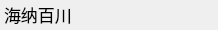
<?xml version="1.0" encoding="UTF-8"?>
<ui version="4.0">
 <class>CrabWordsOnTop</class>
 <widget class="QWidget" name="CrabWordsOnTop">
  <property name="geometry">
   <rect>
    <x>0</x>
    <y>0</y>
    <width>218</width>
    <height>25</height>
   </rect>
  </property>
  <property name="windowTitle">
   <string>CrabWordsOnTop</string>
  </property>
  <layout class="QVBoxLayout" name="verticalLayout">
   <property name="leftMargin">
    <number>2</number>
   </property>
   <property name="topMargin">
    <number>2</number>
   </property>
   <property name="rightMargin">
    <number>2</number>
   </property>
   <property name="bottomMargin">
    <number>2</number>
   </property>
   <item>
    <widget class="QLineEdit" name="lineEdit">
     <property name="enabled">
      <bool>false</bool>
     </property>
     <property name="font">
      <font>
       <family>FZSuXinShiLiuKaiS-R-GB</family>
       <pointsize>13</pointsize>
      </font>
     </property>
     <property name="autoFillBackground">
      <bool>false</bool>
     </property>
     <property name="styleSheet">
      <string notr="true">color:black; background: transparent;</string>
     </property>
     <property name="text">
      <string>海纳百川</string>
     </property>
     <property name="frame">
      <bool>false</bool>
     </property>
     <property name="readOnly">
      <bool>true</bool>
     </property>
    </widget>
   </item>
  </layout>
 </widget>
 <layoutdefault spacing="6" margin="11"/>
 <resources/>
 <connections/>
</ui>
